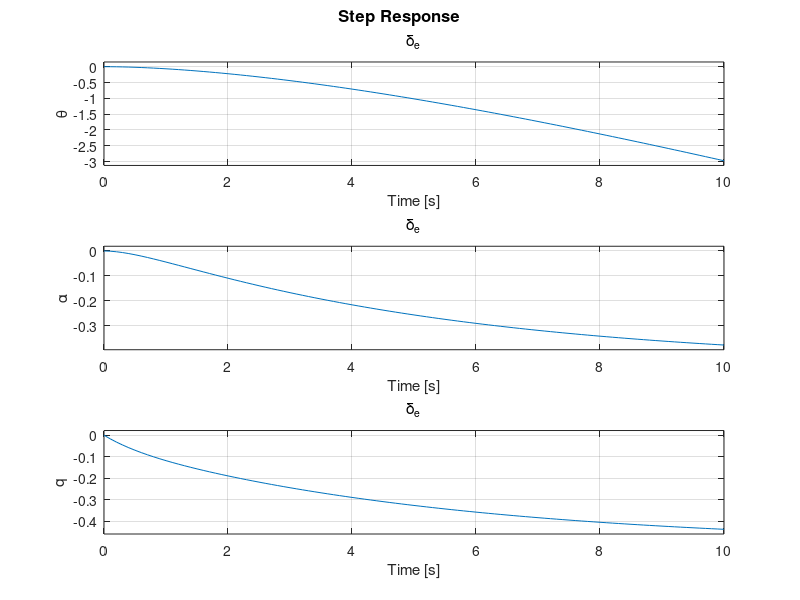
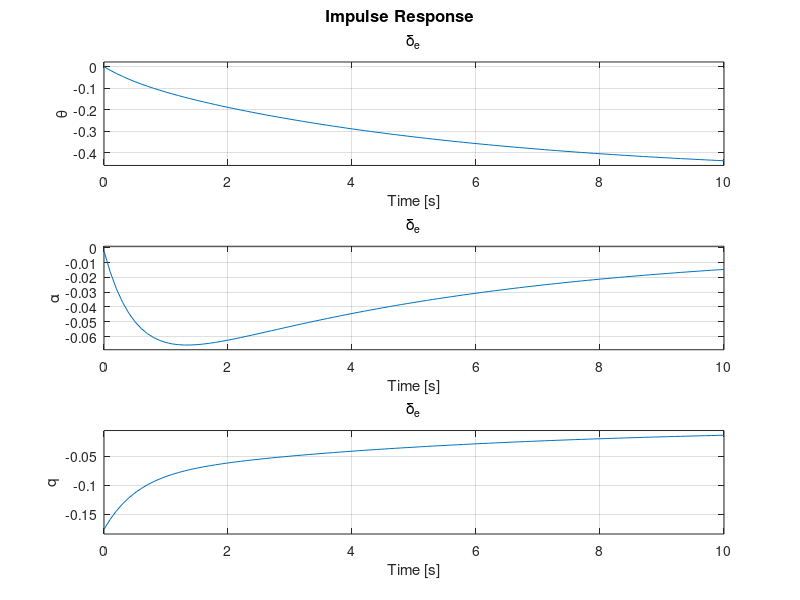

MATLAB code for these plots, in order: (Note: this script raises an error after producing the figures.)
disp('%%%%%%%%%%%%%%%%%%%%%%%%%%%%%%%%%%%%%%%%%%%%%%%%%%%%%%%%%%%%%%%%%%')
disp('%                      Feedback Example                          %')
disp('%               F-16 PAH Control System Design                   %')
disp('%                    Author: Daniel Wagner                       %')
disp('%%%%%%%%%%%%%%%%%%%%%%%%%%%%%%%%%%%%%%%%%%%%%%%%%%%%%%%%%%%%%%%%%%')

%% options
clear all; close all; clc;
tf = 10; % final time


disp('%%%%%%%%%%%%%%%%%%%%%%%%%%%%%%%%%%%%%%%%%%%%%%%%%%%%%%%%%%%%%%%%%%')
disp('%                       Frequency Method                         %')
disp('%%%%%%%%%%%%%%%%%%%%%%%%%%%%%%%%%%%%%%%%%%%%%%%%%%%%%%%%%%%%%%%%%%')


%% open-loop dynamics
Ap = [0       0        1; 
      0 -1.0189,  0.9051; 
      0  0.8223, -1.0774];

Bp = [      0;
      -0.0022; 
      -0.1756];
  
Cp = eye(3);

Dp = 0;

%% state-space representation
xpdot = ss(Ap,Bp,Cp,Dp);

% labels for system
xpdot.StateName  = {'\theta', '\alpha', 'q'};
xpdot.InputName  = '\delta_e';
xpdot.OutputName = {'\theta', '\alpha', 'q'};

% open-loop responses
figure(1); step(xpdot,tf); 
figure(2); impulse(xpdot,tf);

%% build pitch damper using feedback command
help feedback; kq = 1; xcl = feedback(xpdot,-kq,1,3);

%% build PAH using feedback command
kp = 10; ki = 0.1; C = pid(kp,ki); xcl = feedback(-C*xcl,1,1,1);

%% closed-loop responses
figure(3); step(xcl,tf); 
figure(4); impulse(xcl,tf);

%% use sisotool 
clear xcl % reset variables

% pitch damper
sisotool(xpdot(3,:)); 
kq = 1; xcl = feedback(xpdot,-kq,1,3); 

% pitch attitude hold
sisotool(xcl(1,:)); 
C = pid(34.7,6.03); xcl = feedback(-C*xcl,1,1,1); % PAH

%% closed-loop responses
figure(5); step(xcl,tf); 
figure(6); impulse(xcl,tf);


disp('%%%%%%%%%%%%%%%%%%%%%%%%%%%%%%%%%%%%%%%%%%%%%%%%%%%%%%%%%%%%%%%%%%')
disp('%                     State-Space Method                         %')
disp('%%%%%%%%%%%%%%%%%%%%%%%%%%%%%%%%%%%%%%%%%%%%%%%%%%%%%%%%%%%%%%%%%%')

%% integrated open-loop dynamics
A = [0 0       0        1; 
     1 0       0        0;
     0 0 -1.0189,  0.9051; 
     0 0  0.8223, -1.0774];

B = [       0;
            0;
      -0.0022; 
      -0.1756];
  
G = [  0; 
      -1;
       0;
       0];
   
C = eye(4);

D = 0;

%% eigenvalues of integrated open-loop 
eig(A)

%% integrated state-space representation
xdot = ss(A,B,C,D);

% labels for system
xdot.StateName  = {'\omgeta','\theta', '\alpha', 'q'};
xdot.InputName  = '\delta_e';
xdot.OutputName = {'\omgeta','\theta', '\alpha', 'q'};

%% desired-closed loop
p1 = -4+1i;
p2 = -16;
p3 = -8;
p4 = -4-1i;

K  = place(A,B,[p1,p2,p3,p4]);

%% eigenvalues of closed-loop 
eig(A-B*K)

%% integrated closed-loop representation
xcldot = ss(A-B*K, G, C, D);

%% closed-loop responses
figure(7); step(xcldot,tf); 
figure(8); impulse(xcldot,tf);


